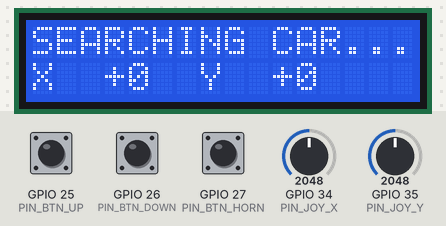
Simulated run of this sketch. Board: ESP32. On the bench: 16×2 character LCD. The inputs (shaded band) are chosen by the test bench; at power-on: GPIO 34 (PIN_JOY_X) = 2048, GPIO 35 (PIN_JOY_Y) = 2048, GPIO 25 (PIN_BTN_UP) HIGH, GPIO 26 (PIN_BTN_DOWN) HIGH, GPIO 27 (PIN_BTN_HORN) HIGH (analog values on the 0–4095 scale). What the sketch prints to the serial monitor is not drawn.

Above: at 1.4 s.
1.5 s: GPIO 34 (PIN_JOY_X) set to 1986
At 2.8 s:
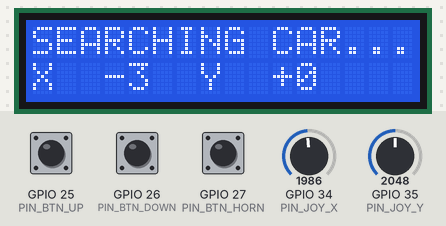
3.1 s: GPIO 35 (PIN_JOY_Y) set to 1955
At 4.2 s:
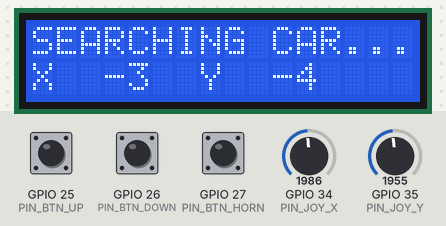
4.7 s: GPIO 34 (PIN_JOY_X) set to 2047
At 5.5 s:
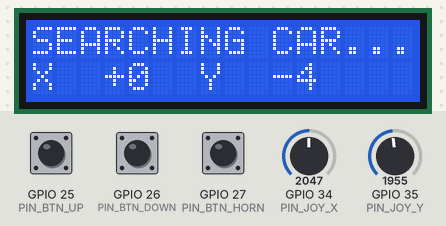
6.3 s: GPIO 35 (PIN_JOY_Y) set to 1228
At 7.6 s:
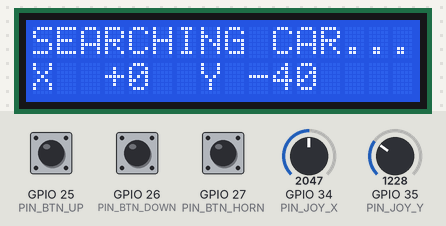
7.9 s: GPIO 35 (PIN_JOY_Y) set to 2047
At 9.1 s:
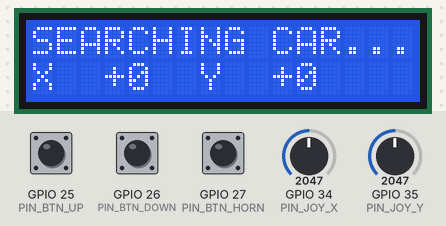
9.5 s: GPIO 34 (PIN_JOY_X) set to 1228
At 10.3 s:
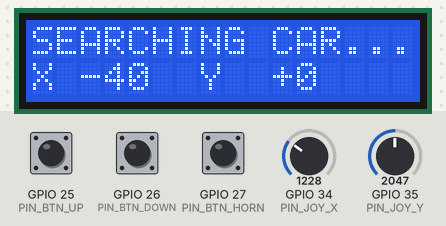
Timing chart, 0 to 12.1 s (numbered marks = the images above; inputs shaded):
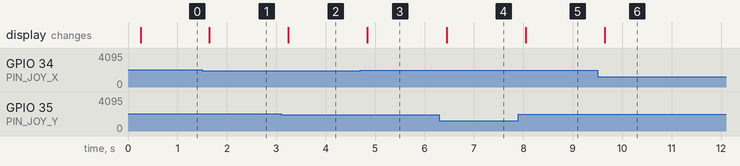

Measured:
- the behaviour switches between 2028 and 2027 on GPIO 34 (PIN_JOY_X) (found by bisection; images 0 and 1)
- the behaviour switches between 2028 and 2027 on GPIO 35 (PIN_JOY_Y) (found by bisection; images 1 and 2)
- after the input at 1.5 s, the display: changes after 0.14 s (image 1)
- after the input at 3.1 s, the display: changes after 0.15 s (image 2)
- after the input at 4.7 s, the display: changes after 0.15 s (image 3)
- after the input at 6.3 s, the display: changes after 0.15 s (image 4)
- after the input at 7.9 s, the display: changes after 0.15 s (image 5)
- after the input at 9.5 s, the display: changes after 0.15 s (image 6)

The sketch:

ControllerFirmware.ino
```cpp
// ControllerFirmware - handheld controller (ESP32 + joystick + 3 buttons + 16x2 I2C LCD).
//
// Sends the joystick position and button presses to the car over ESP-NOW,
// and shows the zone/speed status the car sends back.
//
// Leave the joystick centred while powering on - its centre is calibrated at start-up.

#include <Wire.h>
#include <LiquidCrystal_I2C.h>
#include <stdarg.h>
#include "Protocol.h"
#include "EspNowLink.h"

// ---------- Pins ----------
#define PIN_JOY_X    34
#define PIN_JOY_Y    35
#define PIN_BTN_UP   25   // Speed +
#define PIN_BTN_DOWN 26   // Speed -
#define PIN_BTN_HORN 27
#define LCD_SDA      21
#define LCD_SCL      22

// ---------- Settings ----------
#define LCD_ADDR          0x27   // try 0x3F if the screen stays blank
#define INVERT_X          false  // set true if left/right are swapped (check on the LCD)
#define INVERT_Y          false  // set true if forward/back are swapped
#define DEBOUNCE_MS       30
#define SEND_INTERVAL_MS  50
#define CAR_TIMEOUT_MS    500

LiquidCrystal_I2C lcd(LCD_ADDR, 16, 2);

struct Button {
  uint8_t pin;
  bool pressed;      // debounced state
  bool lastRaw;
  uint32_t changedMs;
};

Button btnUp   = {PIN_BTN_UP, false, false, 0};
Button btnDown = {PIN_BTN_DOWN, false, false, 0};
Button btnHorn = {PIN_BTN_HORN, false, false, 0};

int centerX = 2048, centerY = 2048;
int8_t joyX = 0, joyY = 0;
uint8_t speedUpCount = 0, speedDownCount = 0;

// ---------- Radio (filled by the ESP-NOW callback) ----------
portMUX_TYPE radioMux = portMUX_INITIALIZER_UNLOCKED;
StatusPacket rxStatus;
volatile bool statusFresh = false;

StatusPacket status = {};
uint32_t lastStatusMs = 0;
bool carLinked = false;

char lcdShown[2][17];

// ---------- Inputs ----------
// Returns true once when the button is newly pressed.
bool updateButton(Button &b, uint32_t now) {
  bool raw = digitalRead(b.pin) == LOW;
  if (raw != b.lastRaw) {
    b.lastRaw = raw;
    b.changedMs = now;
  }
  if (now - b.changedMs >= DEBOUNCE_MS && raw != b.pressed) {
    b.pressed = raw;
    return raw;
  }
  return false;
}

int readCenter(uint8_t pin) {
  long sum = 0;
  for (int i = 0; i < 32; i++) {
    sum += analogRead(pin);
    delay(2);
  }
  return sum / 32;
}

// Maps the 12-bit reading to -100..100 around the calibrated centre.
int8_t readAxis(uint8_t pin, int center, bool invert) {
  int raw = analogRead(pin);
  long v = raw >= center ? (long)(raw - center) * 100 / max(1, 4095 - center)
                         : (long)(raw - center) * 100 / max(1, center);
  v = constrain(v, -100, 100);
  return invert ? -v : v;
}

// ---------- Radio ----------
void onPacket(const uint8_t *data, int len) {
  if (len != sizeof(StatusPacket)) return;
  const StatusPacket *p = (const StatusPacket *)data;
  if (p->pairId != PAIR_ID || p->type != PKT_STATUS) return;
  portENTER_CRITICAL(&radioMux);
  memcpy(&rxStatus, data, sizeof(StatusPacket));
  statusFresh = true;
  portEXIT_CRITICAL(&radioMux);
}

void readRadio(uint32_t now) {
  if (statusFresh) {
    portENTER_CRITICAL(&radioMux);
    status = rxStatus;
    statusFresh = false;
    portEXIT_CRITICAL(&radioMux);
    lastStatusMs = now;
    carLinked = true;
  }
  if (carLinked && now - lastStatusMs > CAR_TIMEOUT_MS) carLinked = false;
}

void sendControl() {
  ControlPacket p = {PAIR_ID, PKT_CONTROL, joyX, joyY, speedUpCount, speedDownCount, btnHorn.pressed};
  broadcastPacket(&p, sizeof(p));
}

// ---------- LCD ----------
// Prints a line padded to 16 chars; skips the I2C write if nothing changed (avoids flicker).
void showLine(uint8_t row, const char *fmt, ...) {
  char text[17], padded[17];
  va_list args;
  va_start(args, fmt);
  vsnprintf(text, sizeof(text), fmt, args);
  va_end(args);
  snprintf(padded, sizeof(padded), "%-16s", text);
  if (strcmp(padded, lcdShown[row]) == 0) return;
  strcpy(lcdShown[row], padded);
  lcd.setCursor(0, row);
  lcd.print(padded);
}

void updateLcd(uint32_t now) {
  if (!carLinked) {
    // Live joystick readout doubles as a check that X/Y directions are right
    showLine(0, "SEARCHING CAR...");
    showLine(1, "X%+4d  Y%+4d", joyX, joyY);
    return;
  }

  char zone[17];
  formatZoneLine(zone, sizeof(zone), status.zoneFlags, status.limitLevel);
  showLine(0, "%s", zone);

  if (status.hornBlocked) {
    bool blinkOn = (now / 300) % 2 == 0;
    showLine(1, "%s", blinkOn ? "HORN DISABLED!" : "");
  } else if (status.actualLevel < status.setLevel) {
    showLine(1, "SET %u  ACTUAL %u", status.setLevel, status.actualLevel);
  } else {
    showLine(1, "SPEED %u/%u", status.actualLevel, MAX_LEVEL);
  }
}

// ---------- Setup / loop ----------
void setup() {
  Serial.begin(115200);

  pinMode(PIN_BTN_UP, INPUT_PULLUP);
  pinMode(PIN_BTN_DOWN, INPUT_PULLUP);
  pinMode(PIN_BTN_HORN, INPUT_PULLUP);
  analogReadResolution(12);

  Wire.begin(LCD_SDA, LCD_SCL);
  lcd.init();
  lcd.backlight();
  showLine(0, "CAR CONTROLLER");
  showLine(1, "Calibrating...");

  centerX = readCenter(PIN_JOY_X);
  centerY = readCenter(PIN_JOY_Y);
  Serial.printf("Joystick centre X=%d Y=%d\n", centerX, centerY);

  if (!startEspNow(onPacket)) {
    Serial.println("ESP-NOW start failed");
    showLine(1, "RADIO FAILED!");
    delay(2000);
  }
  Serial.println("Controller ready");
}

void loop() {
  static uint32_t lastSendMs = 0, lastLcdMs = 0;
  uint32_t now = millis();

  if (updateButton(btnUp, now)) speedUpCount++;
  if (updateButton(btnDown, now)) speedDownCount++;
  bool hornWasPressed = btnHorn.pressed;
  updateButton(btnHorn, now);

  readRadio(now);

  // Send on schedule, and straight away when the horn changes so it feels instant
  if (now - lastSendMs >= SEND_INTERVAL_MS || btnHorn.pressed != hornWasPressed) {
    lastSendMs = now;
    joyX = readAxis(PIN_JOY_X, centerX, INVERT_X);
    joyY = readAxis(PIN_JOY_Y, centerY, INVERT_Y);
    sendControl();
  }
  if (now - lastLcdMs >= 200) {
    lastLcdMs = now;
    updateLcd(now);
  }
}
```

EspNowLink.h
```cpp
// EspNowLink.h - ESP-NOW setup shared by CarFirmware and ControllerFirmware.
// Keep both copies identical.
//
// Both boards broadcast on ESPNOW_CHANNEL, so no MAC addresses need to be typed in.
// Packets carry PAIR_ID so a board ignores packets from other pairs.
#pragma once
#include <WiFi.h>
#include <esp_now.h>
#include <esp_wifi.h>
#include <esp_arduino_version.h>
#include "Protocol.h"

typedef void (*PacketHandler)(const uint8_t *data, int len);
static PacketHandler packetHandler = nullptr;

// The receive callback signature changed in ESP32 Arduino core 3.x
#if ESP_ARDUINO_VERSION_MAJOR >= 3
static void espNowReceive(const esp_now_recv_info_t *, const uint8_t *data, int len) {
#else
static void espNowReceive(const uint8_t *, const uint8_t *data, int len) {
#endif
  if (packetHandler) packetHandler(data, len);
}

inline bool startEspNow(PacketHandler handler) {
  packetHandler = handler;
  WiFi.mode(WIFI_STA);
  WiFi.disconnect();
  esp_wifi_set_channel(ESPNOW_CHANNEL, WIFI_SECOND_CHAN_NONE);

  if (esp_now_init() != ESP_OK) return false;
  esp_now_register_recv_cb(espNowReceive);

  esp_now_peer_info_t peer = {};
  memcpy(peer.peer_addr, BROADCAST_ADDR, 6);
  peer.channel = ESPNOW_CHANNEL;
  peer.encrypt = false;
  return esp_now_add_peer(&peer) == ESP_OK;
}

inline void broadcastPacket(const void *data, size_t len) {
  esp_now_send(BROADCAST_ADDR, (const uint8_t *)data, len);
}
```

Protocol.h
```cpp
// Protocol.h - radio packets and zone flags shared by all three sketches.
// CarFirmware, ControllerFirmware and TagWriter each hold a copy of this file.
// Keep all copies identical.
#pragma once
#include <stdint.h>
#include <stdio.h>

// Change PAIR_ID if another car running this firmware is nearby,
// so each controller only drives its own car. Car and controller must match.
#define PAIR_ID        0x5C
#define ESPNOW_CHANNEL 1

#define PKT_CONTROL 1
#define PKT_STATUS  2

// Zone flags (stored on the RFID tags and sent in StatusPacket)
#define ZONE_LIMIT   0x01   // speed limit active (school)
#define ZONE_NO_HORN 0x02   // horn disabled (hospital)

// Speed levels selected with Speed+ / Speed-
#define MIN_LEVEL 1
#define MAX_LEVEL 10

static const uint8_t BROADCAST_ADDR[6] = {0xFF, 0xFF, 0xFF, 0xFF, 0xFF, 0xFF};

// Controller -> car, every 50 ms
struct __attribute__((packed)) ControlPacket {
  uint8_t pairId;
  uint8_t type;            // PKT_CONTROL
  int8_t  joyX;            // -100 (left) .. 100 (right)
  int8_t  joyY;            // -100 (back) .. 100 (forward)
  uint8_t speedUpCount;    // +1 on every Speed+ press (wraps), so a lost packet loses no press
  uint8_t speedDownCount;  // +1 on every Speed- press
  uint8_t horn;            // 1 while the Horn button is held
};

// Car -> controller, every 100 ms
struct __attribute__((packed)) StatusPacket {
  uint8_t pairId;
  uint8_t type;            // PKT_STATUS
  uint8_t zoneFlags;       // ZONE_LIMIT | ZONE_NO_HORN
  uint8_t limitLevel;      // valid when ZONE_LIMIT is set
  uint8_t setLevel;        // level the driver asked for
  uint8_t actualLevel;     // level the car is really using
  uint8_t hornBlocked;     // 1 while horn is pressed but blocked by a hospital zone
};

// First LCD line, identical on car and controller.
inline void formatZoneLine(char *buf, size_t size, uint8_t flags, uint8_t limitLevel) {
  if ((flags & ZONE_LIMIT) && (flags & ZONE_NO_HORN)) snprintf(buf, size, "SCH+HOSP LIM %u", limitLevel);
  else if (flags & ZONE_LIMIT)                        snprintf(buf, size, "SCHOOL  LIMIT %u", limitLevel);
  else if (flags & ZONE_NO_HORN)                      snprintf(buf, size, "HOSPITAL NO HORN");
  else                                                snprintf(buf, size, "ZONE: NORMAL");
}
```
